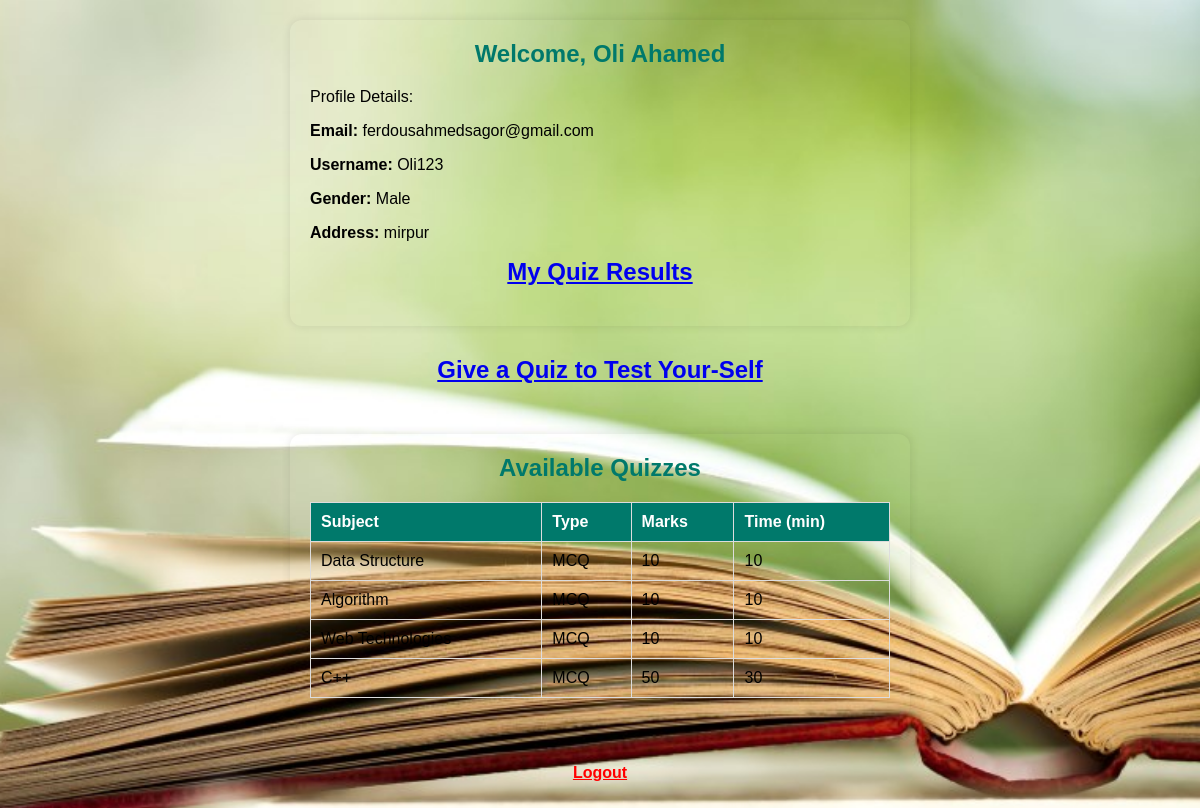
The page /controller/DashboardController.php (signed in) on the database its author committed.
### tables this page shows
CREATE TABLE `users` (
  `id` int(11) NOT NULL,
  `name` varchar(100) DEFAULT NULL,
  `email` varchar(100) DEFAULT NULL,
  `address` text DEFAULT NULL,
  `gender` varchar(10) DEFAULT NULL,
  `username` varchar(50) DEFAULT NULL,
  `password` varchar(50) DEFAULT NULL
);

CREATE TABLE `quizzes` (
  `id` int(11) NOT NULL,
  `subject` varchar(100) DEFAULT NULL,
  `type` varchar(50) DEFAULT NULL,
  `marks` int(11) DEFAULT NULL,
  `time` int(11) DEFAULT NULL
);

### Controller/DashboardController.php (called while the page is built, shortened)
<?php
require_once '../model/mydb.php';
$model = new Model();
$conn = $model->OpenConn();
$username = $_SESSION['username'];
$user = $model->getUserByUsername($conn, $username);
$quizResult = $model->getAllQuizzes($conn);
$quizzes = [];
if ($quizResult) {
    while ($row = $quizResult->fetch_assoc()) {
        $quizzes[] = $row;
    }
}
include '../view/dashboard.php';

### Model/mydb.php (called while the page is built, shortened)
<?php
class Model {
    function getUserByUsername($conn, $username) {
        $sql = "SELECT name, email, address, gender, username FROM users WHERE username = '$username'";
        $result = $conn->query($sql);
        return $result->fetch_assoc();
    }
    function getAllQuizzes($conn) {
        $sql = "SELECT *, subject FROM quizzes";
        return $conn->query($sql);
    }
}

### View/dashboard.php (the view, shortened to what this page needs)
<!DOCTYPE html>
<html>
<head>
    <link rel="stylesheet" href="../css/dashboard.css">
</head>
<body  style="
    background-image: url('../CSS/image/edu.jpg');
    background-size: cover;
    background-position: center;
    background-repeat: no-repeat;
    ">
<div class="container">
    <div class="user-info">
  <h2 style="text-align: center;">Welcome, <?= htmlspecialchars($user['name']) ?></h2>
        <p>Profile Details:</p>
        <p><strong>Email:</strong> <?= htmlspecialchars($user['email']) ?></p>
        <p><strong>Username:</strong> <?= htmlspecialchars($user['username']) ?></p>
        <p><strong>Gender:</strong> <?= htmlspecialchars($user['gender']) ?></p>
        <p><strong>Address:</strong> <?= htmlspecialchars($user['address']) ?></p>
 <h2 style="text-align: center;"><a href="../controller/ResultController.php">My Quiz Results</a></h2>
    </div>
        <h2><a href="../controller/QuizListController.php">Give a Quiz to Test Your-Self</a></h2>
    <div class="quiz-info">
        <h2 style="text-align: center;">Available Quizzes</h2>
        <table>
            <thead>
                <tr>
                    <th>Subject</th>
                    <th>Type</th>
                    <th>Marks</th>
                    <th>Time (min)</th>
                </tr>
            </thead>
            <tbody>
                <?php foreach ($quizzes as $quiz): ?>
                <tr>
                    <td><?= htmlspecialchars($quiz['subject']) ?></td>
                    <td><?= htmlspecialchars($quiz['type']) ?></td>
                    <td><?= htmlspecialchars($quiz['marks']) ?></td>
                    <td><?= htmlspecialchars($quiz['time']) ?></td>
                </tr>
                <?php endforeach ?>
            </tbody>
        </table>
    </div>
    <p style="text-align: center;"><a href="../controller/LogoutController.php" style="color: red; font-weight: bold;">Logout</a></p>
</div>
</body>
</html>

### CSS/dashboard.css (style rules this page uses)
body { font-family: Arial, sans-serif; background-color:transparent; margin: 0; padding: 20px; }
.container { display: flex; flex-direction: column; align-items: center; gap: 30px; }
.user-info, .quiz-info { background-color: transparent; padding: 20px; border-radius: 12px; box-shadow: 0 0 10px rgba(0,0,0,0.1); width: 50%; max-width: 600px; }
h2 { margin-top: 0; color: #00796b; }
table { width: 100%; border-collapse: collapse; margin-top: 10px; }
th, td { border: 1px solid #ddd; padding: 10px; text-align: left; }
th { background-color: #00796b; color: white; }

### rows shown on the page
users: name "Oli Ahamed", email "ferdousahmedsagor@gmail.com", username "Oli123", gender "Male", address "mirpur"
quizzes: subject "Data Structure", type "MCQ", marks "10", time "10"
quizzes: subject "Algorithm", type "MCQ", marks "10", time "10"
quizzes: subject "Web Technologies", type "MCQ", marks "10", time "10"
quizzes: subject "C++", type "MCQ", marks "50", time "30"
